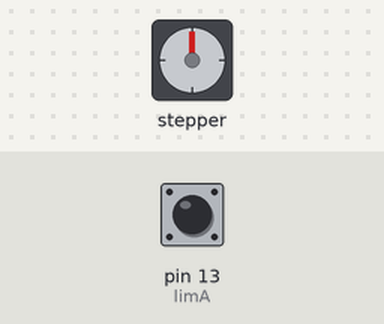
Recording of a sketch running on a simulated Arduino Uno, built with avr-gcc and run on an emulated ATmega328P. Shown: stepper motor. The test bench sets the inputs (shaded band); at power-on: pin 13 (limA) HIGH. Stepper angles assume 2048 steps per turn.

Above: at 0.1 s.
At 10.01 s:
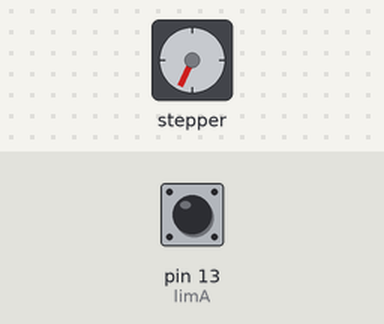
At 19.82 s:
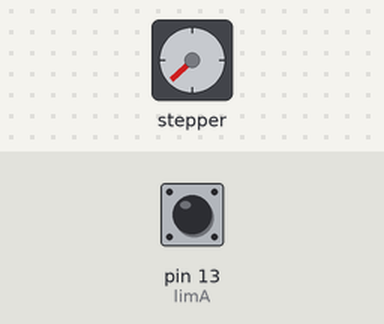
At 39.74 s:
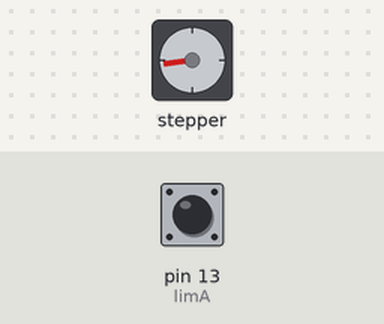
Timing chart, 0 to 40.0 s (numbered marks = the images above):
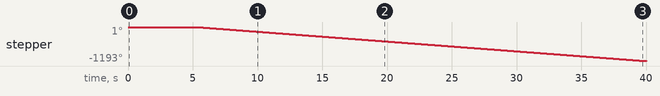

Measured:
- by itself, stepper: keeps turning counter-clockwise at about 34°/s

The sketch:

teste_motor_A.ino
```cpp
#include <Wire.h>
#include <AccelStepper.h>

#define FULLSTEP 4
AccelStepper myStepperA(FULLSTEP, 8, 10, 9, 11);
AccelStepper myStepperh(FULLSTEP, 4, 6, 5, 7);

int rot;
#define limA 13

void setup() {

 Serial.begin(9600);
  // put your setup code here, to run once:
  myStepperA.setMaxSpeed(200.0);
  myStepperA.setSpeed(200);
  myStepperA.setAcceleration(200);
  myStepperh.setMaxSpeed(200.0);
  myStepperh.setSpeed(200);
  myStepperh.setAcceleration(200);
  //rot = 2038*12/360;
  rot = 2038*12/345;
}

void loop() {
  // put your main code here, to run repeatedly:
  while (digitalRead(limA) != 1){
    myStepperA.move(rot*360);
    while (digitalRead(limA) != 1 && myStepperA.distanceToGo() != 0){
      myStepperA.run();
    }
  }
  myStepperA.stop();
  delay(5000);
  myStepperA.move (-rot*360);
  myStepperA.runToPosition();
  delay(5000);
}
```
